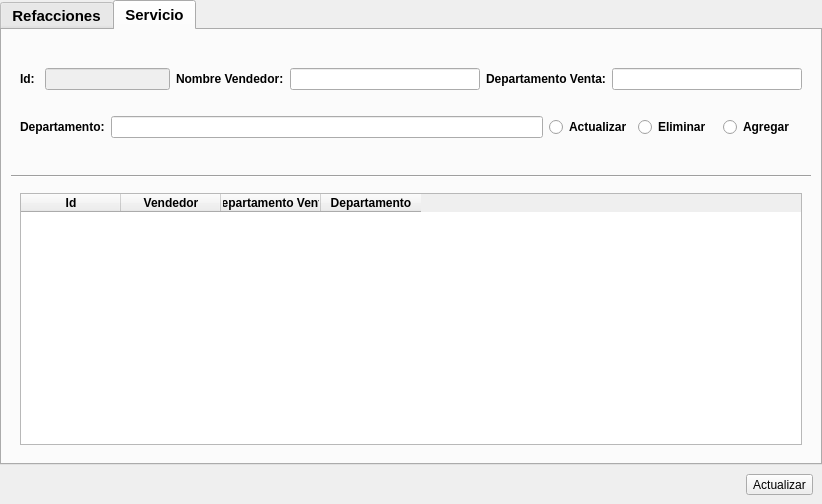
<?xml version="1.0" encoding="UTF-8"?>
<ui version="4.0">
 <class>Formulario_Vendedores</class>
 <widget class="QWidget" name="Formulario_Vendedores">
  <property name="geometry">
   <rect>
    <x>0</x>
    <y>0</y>
    <width>822</width>
    <height>504</height>
   </rect>
  </property>
  <property name="windowTitle">
   <string>Form</string>
  </property>
  <property name="styleSheet">
   <string notr="true">[objectName^=&quot;lbl&quot;] {
	font-size: 12px;
	font-weight: bold;
	font-family: Arial;
	margin-bottom: 5px; 
	margin-top: 5px;
	margin-left: 0px;
}
[objectName^=&quot;rb_&quot;] {
	font-size: 12px;
	font-weight: bold;
	font-family: Arial;
	margin-bottom: 5px; 
	margin-top: 5px;
	margin-left: 0px;
}
[objectName*=&quot;ledit_&quot;] {
	font-size:12px;
	font-family: Arial;
}
[objectName*=&quot;btn_aceptar&quot;] {
	font-size:14px;
	font-family: Arial;
	font-weight:bold;
	background-color: rgb(0, 194, 12);
	border-radius:4px;
	min-weight: 50px;
	min-height:20px;
}</string>
  </property>
  <layout class="QHBoxLayout" name="horizontalLayout">
   <property name="spacing">
    <number>0</number>
   </property>
   <property name="leftMargin">
    <number>0</number>
   </property>
   <property name="topMargin">
    <number>0</number>
   </property>
   <property name="rightMargin">
    <number>0</number>
   </property>
   <property name="bottomMargin">
    <number>0</number>
   </property>
   <item>
    <widget class="QWidget" name="widget" native="true">
     <property name="styleSheet">
      <string notr="true"/>
     </property>
     <layout class="QVBoxLayout" name="verticalLayout_2">
      <property name="spacing">
       <number>0</number>
      </property>
      <property name="leftMargin">
       <number>0</number>
      </property>
      <property name="topMargin">
       <number>0</number>
      </property>
      <property name="rightMargin">
       <number>0</number>
      </property>
      <property name="bottomMargin">
       <number>0</number>
      </property>
      <item>
       <widget class="QTabWidget" name="Vendedores_Refacciones">
        <property name="sizeIncrement">
         <size>
          <width>0</width>
          <height>0</height>
         </size>
        </property>
        <property name="font">
         <font>
          <pointsize>11</pointsize>
          <weight>75</weight>
          <bold>true</bold>
         </font>
        </property>
        <property name="cursor">
         <cursorShape>ArrowCursor</cursorShape>
        </property>
        <property name="acceptDrops">
         <bool>false</bool>
        </property>
        <property name="autoFillBackground">
         <bool>false</bool>
        </property>
        <property name="styleSheet">
         <string notr="true">
font-weight: bold;</string>
        </property>
        <property name="inputMethodHints">
         <set>Qt::ImhNone</set>
        </property>
        <property name="tabPosition">
         <enum>QTabWidget::North</enum>
        </property>
        <property name="currentIndex">
         <number>1</number>
        </property>
        <property name="elideMode">
         <enum>Qt::ElideLeft</enum>
        </property>
        <property name="movable">
         <bool>false</bool>
        </property>
        <property name="tabBarAutoHide">
         <bool>false</bool>
        </property>
        <widget class="QWidget" name="tab">
         <property name="styleSheet">
          <string notr="true"/>
         </property>
         <attribute name="title">
          <string>Refacciones</string>
         </attribute>
         <layout class="QVBoxLayout" name="verticalLayout">
          <item>
           <widget class="QWidget" name="lbl_lbl_idrefacciones" native="true">
            <property name="minimumSize">
             <size>
              <width>0</width>
              <height>130</height>
             </size>
            </property>
            <layout class="QGridLayout" name="gridLayout_2">
             <item row="0" column="0">
              <widget class="QLabel" name="lbl_id">
               <property name="text">
                <string>Id:</string>
               </property>
              </widget>
             </item>
             <item row="0" column="1" colspan="3">
              <widget class="QLineEdit" name="ledit_idrefacciones">
               <property name="enabled">
                <bool>false</bool>
               </property>
              </widget>
             </item>
             <item row="0" column="4">
              <widget class="QLabel" name="lbl_lbl_sucu">
               <property name="text">
                <string>Sucursal:</string>
               </property>
              </widget>
             </item>
             <item row="0" column="5">
              <widget class="QLineEdit" name="ledit_sucursal"/>
             </item>
             <item row="0" column="6">
              <widget class="QLabel" name="lbl_lbl_cargo">
               <property name="text">
                <string>Cargo:</string>
               </property>
              </widget>
             </item>
             <item row="0" column="7">
              <widget class="QLineEdit" name="ledit_cargo"/>
             </item>
             <item row="1" column="0" colspan="2">
              <widget class="QLabel" name="lbl_lbl_nombre">
               <property name="text">
                <string>Nombre Vendedor:</string>
               </property>
              </widget>
             </item>
             <item row="1" column="6">
              <widget class="QLabel" name="lbl_lbl_depa">
               <property name="text">
                <string>Departamento:</string>
               </property>
              </widget>
             </item>
             <item row="1" column="7">
              <widget class="QLineEdit" name="ledit_depa"/>
             </item>
             <item row="2" column="0" colspan="3">
              <widget class="QLabel" name="lbl_lbl_depaventa">
               <property name="text">
                <string>Departamento Venta:</string>
               </property>
              </widget>
             </item>
             <item row="1" column="2" colspan="4">
              <widget class="QLineEdit" name="ledit_nombrevendedor"/>
             </item>
             <item row="2" column="6" colspan="2">
              <layout class="QGridLayout" name="gridLayout">
               <item row="0" column="0">
                <widget class="QRadioButton" name="rb_actualizar">
                 <property name="cursor">
                  <cursorShape>PointingHandCursor</cursorShape>
                 </property>
                 <property name="text">
                  <string>Actualizar</string>
                 </property>
                </widget>
               </item>
               <item row="0" column="1">
                <widget class="QRadioButton" name="rb_eliminar">
                 <property name="cursor">
                  <cursorShape>PointingHandCursor</cursorShape>
                 </property>
                 <property name="text">
                  <string>Eliminar</string>
                 </property>
                </widget>
               </item>
               <item row="0" column="2">
                <widget class="QRadioButton" name="rb_agregar">
                 <property name="cursor">
                  <cursorShape>PointingHandCursor</cursorShape>
                 </property>
                 <property name="text">
                  <string>Agregar</string>
                 </property>
                </widget>
               </item>
              </layout>
             </item>
             <item row="2" column="3" colspan="3">
              <widget class="QLineEdit" name="ledit_depaventa"/>
             </item>
            </layout>
           </widget>
          </item>
          <item>
           <widget class="Line" name="line">
            <property name="orientation">
             <enum>Qt::Horizontal</enum>
            </property>
           </widget>
          </item>
          <item>
           <widget class="QWidget" name="widget_3" native="true">
            <layout class="QHBoxLayout" name="horizontalLayout_2">
             <item>
              <widget class="QTableWidget" name="tabla_vendedoresrefacciones">
               <property name="styleSheet">
                <string notr="true"/>
               </property>
               <property name="sizeAdjustPolicy">
                <enum>QAbstractScrollArea::AdjustToContents</enum>
               </property>
               <attribute name="horizontalHeaderMinimumSectionSize">
                <number>200</number>
               </attribute>
               <column>
                <property name="text">
                 <string>Id</string>
                </property>
               </column>
               <column>
                <property name="text">
                 <string>Vendedor</string>
                </property>
                <property name="toolTip">
                 <string/>
                </property>
               </column>
               <column>
                <property name="text">
                 <string>Sucursal</string>
                </property>
               </column>
               <column>
                <property name="text">
                 <string>Departamento Venta</string>
                </property>
               </column>
               <column>
                <property name="text">
                 <string>Departamento</string>
                </property>
               </column>
               <column>
                <property name="text">
                 <string>Cargo</string>
                </property>
               </column>
              </widget>
             </item>
            </layout>
           </widget>
          </item>
         </layout>
        </widget>
        <widget class="QWidget" name="tab_2">
         <attribute name="title">
          <string>Servicio</string>
         </attribute>
         <layout class="QVBoxLayout" name="verticalLayout_3">
          <item>
           <widget class="QWidget" name="widget_6" native="true">
            <property name="minimumSize">
             <size>
              <width>0</width>
              <height>130</height>
             </size>
            </property>
            <layout class="QGridLayout" name="gridLayout_3">
             <item row="0" column="0">
              <widget class="QLabel" name="lbl_lbl_idservicio">
               <property name="text">
                <string>Id:</string>
               </property>
              </widget>
             </item>
             <item row="0" column="1" colspan="2">
              <widget class="QLineEdit" name="ledit_idservicio">
               <property name="enabled">
                <bool>false</bool>
               </property>
              </widget>
             </item>
             <item row="0" column="3">
              <widget class="QLabel" name="lbl_lbl_nombre_servicio">
               <property name="text">
                <string>Nombre Vendedor:</string>
               </property>
              </widget>
             </item>
             <item row="0" column="4">
              <widget class="QLineEdit" name="ledit_nombrevendedor_servicio"/>
             </item>
             <item row="0" column="5" colspan="2">
              <widget class="QLabel" name="lbl_lbl_depaventa_servicio">
               <property name="text">
                <string>Departamento Venta:</string>
               </property>
              </widget>
             </item>
             <item row="0" column="7">
              <widget class="QLineEdit" name="ledit_depaventa_servicio"/>
             </item>
             <item row="1" column="0" colspan="2">
              <widget class="QLabel" name="lbl_lbl_depa_servicio">
               <property name="text">
                <string>Departamento:</string>
               </property>
              </widget>
             </item>
             <item row="1" column="2" colspan="4">
              <widget class="QLineEdit" name="ledit_depa_servicio"/>
             </item>
             <item row="1" column="6" colspan="2">
              <layout class="QGridLayout" name="gridLayout_4">
               <item row="0" column="1">
                <widget class="QRadioButton" name="rb_eliminar_servicio">
                 <property name="cursor">
                  <cursorShape>PointingHandCursor</cursorShape>
                 </property>
                 <property name="text">
                  <string>Eliminar</string>
                 </property>
                </widget>
               </item>
               <item row="0" column="2">
                <widget class="QRadioButton" name="rb_agregar_servicio">
                 <property name="cursor">
                  <cursorShape>PointingHandCursor</cursorShape>
                 </property>
                 <property name="text">
                  <string>Agregar</string>
                 </property>
                </widget>
               </item>
               <item row="0" column="0">
                <widget class="QRadioButton" name="rb_actualizar_servicio">
                 <property name="cursor">
                  <cursorShape>PointingHandCursor</cursorShape>
                 </property>
                 <property name="text">
                  <string>Actualizar</string>
                 </property>
                </widget>
               </item>
              </layout>
             </item>
            </layout>
           </widget>
          </item>
          <item>
           <widget class="Line" name="line_2">
            <property name="orientation">
             <enum>Qt::Horizontal</enum>
            </property>
           </widget>
          </item>
          <item>
           <widget class="QWidget" name="widget_5" native="true">
            <layout class="QGridLayout" name="gridLayout_5">
             <item row="0" column="0">
              <widget class="QTableWidget" name="tabla_vendedoresrefacciones_servicio">
               <column>
                <property name="text">
                 <string>Id</string>
                </property>
               </column>
               <column>
                <property name="text">
                 <string>Vendedor</string>
                </property>
                <property name="toolTip">
                 <string/>
                </property>
               </column>
               <column>
                <property name="text">
                 <string>Departamento Venta</string>
                </property>
               </column>
               <column>
                <property name="text">
                 <string>Departamento</string>
                </property>
               </column>
              </widget>
             </item>
            </layout>
           </widget>
          </item>
         </layout>
        </widget>
       </widget>
      </item>
      <item>
       <widget class="QWidget" name="widget_4" native="true">
        <layout class="QHBoxLayout" name="horizontalLayout_3">
         <item>
          <spacer name="horizontalSpacer">
           <property name="orientation">
            <enum>Qt::Horizontal</enum>
           </property>
           <property name="sizeHint" stdset="0">
            <size>
             <width>716</width>
             <height>20</height>
            </size>
           </property>
          </spacer>
         </item>
         <item>
          <widget class="QToolButton" name="btn_aceptar_vendedores">
           <property name="cursor">
            <cursorShape>PointingHandCursor</cursorShape>
           </property>
           <property name="text">
            <string>Actualizar</string>
           </property>
          </widget>
         </item>
        </layout>
       </widget>
      </item>
     </layout>
    </widget>
   </item>
  </layout>
 </widget>
 <resources/>
 <connections/>
</ui>
